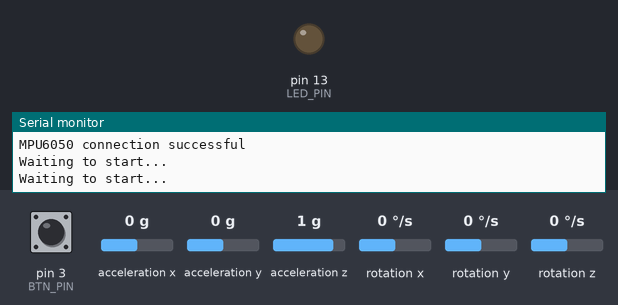
The sketch below on a simulated Arduino Uno, built with avr-gcc and run on an emulated ATmega328P. On the bench: output pins drawn as LEDs (lit = HIGH), the last lines printed to the serial monitor. Dashed ring = blinking. The inputs (shaded band) are chosen by the test bench; at power-on: pin 3 (BTN_PIN) HIGH, acceleration x 0 g, acceleration y 0 g, acceleration z 1 g, rotation x 0 °/s, rotation y 0 °/s, rotation z 0 °/s. Storage starts empty.

Above: at 1.4 s.
1.5 s: pin 3 (BTN_PIN) pulled LOW for 1 s
At 2.56 s:
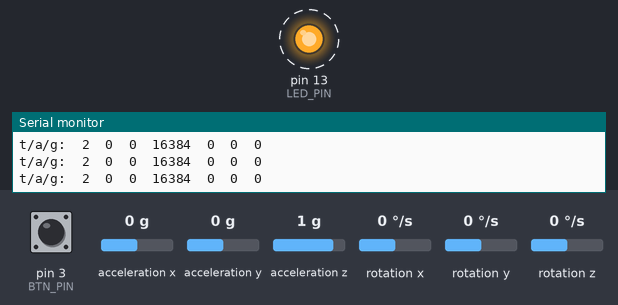
5.0 s: acceleration x set to -1.4 g
9.2 s: acceleration y set to -1.4 g
13.4 s: pin 3 (BTN_PIN) pulled LOW for 0.15 s
At 14.2 s:
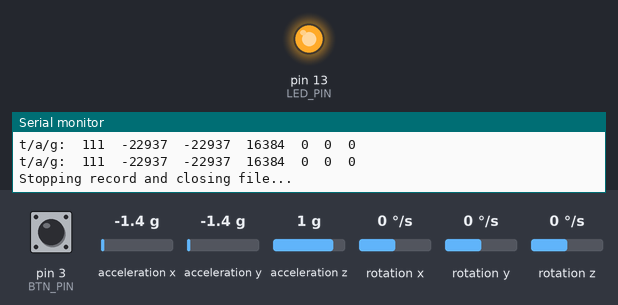
Timing chart, 0 to 16.4 s (numbered marks = the images above; inputs shaded):
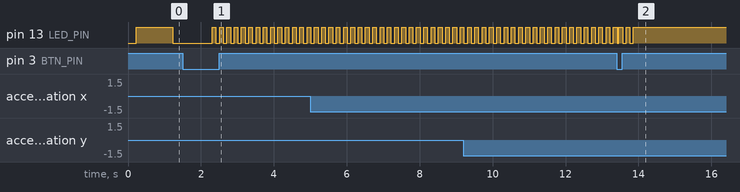

The sketch:

gyro_logger.ino
```cpp
#include <SPI.h>
#include <SD.h>
#include "I2Cdev.h"
#include <avr/pgmspace.h>
#include "MPU6050.h"
#if I2CDEV_IMPLEMENTATION == I2CDEV_ARDUINO_WIRE
    #include "Wire.h"
#endif>
File myFile;// class default I2C address is 0x68
// specific I2C addresses may be passed as a parameter here
// AD0 low = 0x68 (default for InvenSense evaluation board)
// AD0 high = 0x69
MPU6050 accelgyro;
//MPU6050 accelgyro(0x69); // <-- use for AD0 high
int pinCS = 10; //CS pin for SD card
int scale = 16384; //divide values by MPU6050 sensitivity scale to get readings in g's (m/s^2 / 9.8)
                   //use scale = 16384 for the default I2Cdevlib sensitivity setting of +/-2
int16_t ax, ay, az;
int16_t gx, gy, gz;
#define LED_PIN 13
#define BTN_PIN 3

bool isRecording = false;
bool isRecordingShown = false;
bool btnReleased = false;
static bool blinkState = false;
char configFileName[] = "gf.conf";
#define TIMESTAMP 160000
#define TIMESCALE 0.001
#define GSCALE 0.00012
#define ASCALE 0.0004
char txtname[] = "gf";
static int nbLogs = 0;
static int16_t _time = 0;
#define USE_TIMER_1     true
#include "TimerInterrupt.h"
#define TIMER_INTERVAL_MS    100
void setup() {
  //init config
  File configFile;
    int timestamp = 0 ;
    float timeScale = 0;
    float gScale = 0;
    float aScale = 0;
    int fileNumber = 0;
   // join I2C bus (I2Cdev library doesn't do this automatically)
    #if I2CDEV_IMPLEMENTATION == I2CDEV_ARDUINO_WIRE
        Wire.begin();
    #elif I2CDEV_IMPLEMENTATION == I2CDEV_BUILTIN_FASTWIRE
        Fastwire::setup(400, true);
    #endif   // initialize serial communication
   Serial.begin(9600);
   Serial.println(F("Initializing GyroFlow Logger..."));
   // initialize SD card
   if (SD.begin())
   {
       Serial.println(F("SD card is ready to use."));
   } else {
       Serial.println(F("SD card initialization failed"));
       while(true){
          blinkState = !blinkState;
          digitalWrite(LED_PIN, blinkState);
          delay(100);
       }
   }
//load config file to custom header and logging speed
//timestamp;timescale;gscale;ascale
   if(SD.exists(configFileName)){
      Serial.println(F("Config File Found !"));
      configFile = SD.open(configFileName, FILE_READ);
      //read config file
      //char tempLine[30] = configFile.read();
      char * pch;
      //pch = strtok (tempLine,";");
      //split loop
   }else{
     Serial.println(F("Config File NOT Found !"));
     configFile = SD.open(configFileName, FILE_WRITE);
     //write default config file from define
     timestamp = TIMESTAMP;
     timeScale = TIMESCALE;
     gScale = GSCALE;
     aScale = ASCALE;
     //configFile.println(F("GYROFLOW IMU LOG\nversion,1.1\nid,custom_logger_name\norientation,YxZ\nnote,development_test\nfwversion,FIRMWARE_0.1.0\ntimestamp,1644159993\nvendor,potatocam\nvideofilename,videofilename.mp4\nlensprofile,potatocam_mark1_prime_7_5mm_4k\ntscale,0.001\ngscale,0.00122173047\nascale,0.00048828125\nt,gx,gy,gz,ax,ay,az"));
     //configFile.println(F(timestamp.toSring()+";"+timeScale+";"+gScale+";"+aScale));
     configFile.flush();
   }

   if(SD.exists(txtname)){
     Serial.println(F("File Allready present... Removing..."));
     SD.remove(txtname);
     Serial.println(F("File removed !"));
   }else{
     Serial.println(F("New Created !"));
   }
   myFile = SD.open(txtname, FILE_WRITE);
   if (myFile) {

      myFile.println(F("GYROFLOW IMU LOG\nversion,1.1\nid,custom_logger_name\norientation,YxZ\nnote,development_test\nfwversion,FIRMWARE_0.1.0\ntimestamp,1644159993\nvendor,potatocam\nvideofilename,videofilename.mp4\nlensprofile,potatocam_mark1_prime_7_5mm_4k\ntscale,0.001\ngscale,0.00122173047\nascale,0.00048828125\nt,gx,gy,gz,ax,ay,az"));
      myFile.flush();
      Serial.println(F("HeaderInfoWrited..."));
      Serial.println(F("Ready to write MPU data !"));
      Serial.println(F("t,gx,gy,gz,ax,ay,az"));
    }else{
      Serial.println(F("SDError..."));
    }
    // initialize accel/gyro
    Serial.println(F("Initializing accelerometer..."));
    accelgyro.initialize();
    accelgyro.setSleepEnabled(false);
    // verify connection
    Serial.println(F("Testing accelerometer connection..."));
    Serial.println(accelgyro.testConnection() ? F("MPU6050 connection successful") : F("MPU6050 connection failed"));
    // configure Arduino LED for
    pinMode(LED_PIN, OUTPUT);
    pinMode(BTN_PIN, INPUT_PULLUP);

    ITimer1.init();
    ITimer1.attachInterruptInterval(TIMER_INTERVAL_MS, WriteNewLine);

}
void loop() {
  accelgyro.getMotion6(&ax, &ay, &az, &gx, &gy, &gz);
  while(!isRecording){
    Serial.println("Waiting to start...");
    blinkState = !blinkState;
    digitalWrite(LED_PIN, blinkState);
    delay(1000);
    if(!digitalRead(BTN_PIN)){
      Serial.println("Starting record...");
      isRecording=true;
      btnReleased = false;
    }
  }
  if(digitalRead(BTN_PIN)&&!btnReleased){
    btnReleased = true;
  }
  if(isRecording && !isRecordingShown){
    isRecordingShown = true;
    Serial.println(F("Recording..."));
  }
  if(isRecording && isRecordingShown){
    Serial.print(F("t/a/g:\t"));
    Serial.print(_time); Serial.print("\t");
    Serial.print(ax); Serial.print("\t");
    Serial.print(ay); Serial.print("\t");
    Serial.print(az); Serial.print("\t");
    Serial.print(gx); Serial.print("\t");
    Serial.print(gy); Serial.print("\t");
    Serial.println(gz);
  }
  if(!digitalRead(BTN_PIN)&&isRecording&&btnReleased){
    Serial.println(F("Stopping record and closing file..."));
    isRecording=false;
    myFile.close();
    for(int i=0;i<5;i++){
      blinkState = !blinkState;
      digitalWrite(LED_PIN, blinkState);
      delay(100);
    }
    while(true){//halting

    }
  }
}


void WriteNewLine(){
   if (myFile && isRecording) {
    myFile.print(_time); myFile.print(",");
    myFile.print(gx);myFile.print(",");
    myFile.print(gy);myFile.print(",");
    myFile.print(gz);myFile.print(",");
    myFile.print(ax);myFile.print(",");
    myFile.print(ay);myFile.print(",");
    myFile.println(az);
    myFile.flush();
    blinkState = !blinkState;
    digitalWrite(LED_PIN, blinkState);
    _time++;
  }
}
```

Measured:
- by itself, pin 13 (LED_PIN): alternates HIGH for 0.10 s and LOW for 0.10 s, 6 changes in all, then stays HIGH
